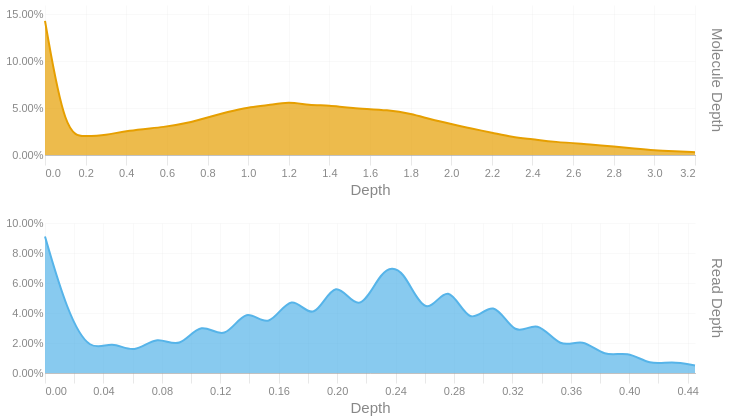

The notebook cell this image was saved under:
### Code cell
readdep = depth_hist(tb['Read Depth'], q99, 3)
readdep = readdep.with_columns(pl.lit('Read Depth').alias('Metric'))
if not SKIPLR:
    moldep = depth_hist(tb['Molecule Depth'], mol_q99, 1)
    moldep = moldep.with_columns(pl.lit('Molecule Depth').alias('Metric'))
    _hist = pl.concat([readdep, moldep])
    _hist = _hist.filter(pl.col('Proportion') != 0)
    with SafeRender(_hist):
        (
            alt.Chart(_hist)        
            .mark_area(interpolate = "basis")
            .encode(
                x=alt.X('Bin:Q').scale(domainMin=0).axis(alt.Axis(title='Depth')),
                y = alt.Y('Proportion:Q', title = None).axis(format = '.2%'),
                color = alt.Color('Metric:N').legend(None),
                row = alt.Row("Metric:N").header(title = None, labelOrient = 'right'),
                tooltip = [
                    alt.Tooltip("Metric:N", title = "Metric"),
                    alt.Tooltip('Interval:N', title = "Depth Interval"),
                    alt.Tooltip('Proportion:Q', title = "% Alignments").format('.2%')
                ]
            )
            .resolve_scale(x='independent', y='independent')
            .properties(
                height = 150, width = 650,
                usermeta={'embedOptions': {'downloadFileName': f'{samplename}.depth.hist'}}
            )
        ).display()
else:
    readdep = readdep.filter(pl.col('Proportion') != 0)
    with SafeRender(readdep):
        (
            alt.Chart(readdep)        
            .mark_area(interpolate = "basis")
            .encode(
                x=alt.X('Bin:Q').scale(domainMin=0).axis(alt.Axis(title='Depth')),
                y = alt.Y('Proportion:Q', title = None).axis(format = '.2%'),
                tooltip = [
                    alt.Tooltip('Interval:N', title = "Depth Interval"),
                    alt.Tooltip('Proportion:Q', title = "% Alignments").format('.2%')
                ]
            )
            .properties(
                usermeta={'embedOptions': {'downloadFileName': f'{samplename}.depth.hist'}}
            )
        ).display()

### Figure 1 — Vega-Lite specification as saved in the notebook (floating-point values rounded to 4 significant figures)
{"width": 650, "height": 150, "config": {"title": {"anchor": "start", "dy": -15, "fontSize": 18, "color": "#888888", "subtitleColor": "#888888", "subtitleFontSize": 14}, "arc": {"fill": "#0072B2"}, "axis": {"domainColor": "#888888", "domainWidth": 0.5, "gridWidth": 0.2, "grid": false, "titleFontWeight": 400, "titleFontSize": 15, "labelFontSize": 11, "labelColor": "#888888", "tickColor": "#888888", "tickWidth": 0.2, "titleColor": "#888888"}, "axisBand": {"grid": false}, "axisX": {"grid": true, "tickSize": 10, "domainCap": "round"}, "axisY": {"domain": false, "grid": true, "tickSize": 0, "domainCap": "round"}, "background": "transparent", "header": {"labelFontSize": 15, "labelColor": "#888888", "titleFontSize": 15, "titleFontWeight": 600, "titleColor": "#888888"}, "legend": {"labelFont": "sans-serif", "labelFontSize": 12, "labelColor": "#888888", "symbolSize": 100, "symbolType": "circle", "titleFontSize": 12, "titlePadding": 10, "titleColor": "#888888", "title": null}, "range": {"category": ["#E69F00", "#56B4E9", "#009E73", "#F0E442", "#0072B2", "#D55E00", "#CC79A7", "#000000"], "diverging": ["#cfe8f3", "#a2d4ec", "#73bfe2", "#46abdb", "#1696d2", "#12719e"]}, "area": {"fill": "#0072B2", "fillOpacity": 0.7, "line": true, "strokeOpacity": 0.7}, "line": {"color": "#0072B2", "stroke": "#0072B2", "strokeWidth": 2}, "trail": {"color": "#0072B2", "stroke": "#0072B2", "strokeWidth": 0, "size": 1}, "point": {"filled": true, "fillOpacity": 1.0, "size": 95}, "text": {"color": "#888888", "fontSize": 11, "align": "right", "fontWeight": 400, "size": 11}, "bar": {"fill": "#0072B2", "stroke": null}, "view": {"stroke": null, "continuousWidth": 660, "continuousHeight": 400}}, "data": {"name": "data-9b77c41191ed66c2dba0645c0f35e61c"}, "mark": {"type": "area", "interpolate": "basis"}, "encoding": {"color": {"field": "Metric", "legend": null, "type": "nominal"}, "row": {"field": "Metric", "header": {"title": null, "labelOrient": "right"}, "type": "nominal"}, "tooltip": [{"field": "Metric", "title": "Metric", "type": "nominal"}, {"field": "Interval", "title": "Depth Interval", "type": "nominal"}, {"field": "Proportion", "format": ".2%", "title": "% Alignments", "type": "quantitative"}], "x": {"axis": {"title": "Depth"}, "field": "Bin", "scale": {"domainMin": 0}, "type": "quantitative"}, "y": {"axis": {"format": ".2%"}, "field": "Proportion", "title": null, "type": "quantitative"}}, "resolve": {"scale": {"x": "independent", "y": "independent"}}, "usermeta": {"embedOptions": {"downloadFileName": "TF26LRJL0059_50B_L_10484332_23Y22YLT4_L7.depth.hist"}}, "$schema": "https://vega.github.io/schema/vega-lite/v6.4.1.json", "datasets": {"data-9b77c41191ed66c2dba0645c0f35e61c": [{"Bin": 0.0, "Interval": "0.0-0.015", "Proportion": 0.091, "Metric": "Read Depth"}, {"Bin": 0.015, "Interval": "0.015-0.031", "Proportion": 0.041, "Metric": "Read Depth"}, {"Bin": 0.031, "Interval": "0.031-0.046", "Proportion": 0.013, "Metric": "Read Depth"}, {"Bin": 0.046, "Interval": "0.046-0.061", "Proportion": 0.022, "Metric": "Read Depth"}, {"Bin": 0.061, "Interval": "0.061-0.077", "Proportion": 0.012, "Metric": "Read Depth"}, {"Bin": 0.077, "Interval": "0.077-0.092", "Proportion": 0.026, "Metric": "Read Depth"}, {"Bin": 0.092, "Interval": "0.092-0.107", "Proportion": 0.015, "Metric": "Read Depth"}, {"Bin": 0.107, "Interval": "0.107-0.123", "Proportion": 0.036, "Metric": "Read Depth"}, {"Bin": 0.123, "Interval": "0.123-0.138", "Proportion": 0.02, "Metric": "Read Depth"}, {"Bin": 0.138, "Interval": "0.138-0.153", "Proportion": 0.046, "Metric": "Read Depth"}, {"Bin": 0.153, "Interval": "0.153-0.169", "Proportion": 0.027, "Metric": "Read Depth"}, {"Bin": 0.169, "Interval": "0.169-0.184", "Proportion": 0.056, "Metric": "Read Depth"}, {"Bin": 0.184, "Interval": "0.184-0.199", "Proportion": 0.031, "Metric": "Read Depth"}, {"Bin": 0.199, "Interval": "0.199-0.215", "Proportion": 0.067, "Metric": "Read Depth"}, {"Bin": 0.215, "Interval": "0.215-0.23", "Proportion": 0.036, "Metric": "Read Depth"}, {"Bin": 0.23, "Interval": "0.23-0.245", "Proportion": 0.07, "Metric": "Read Depth"}, {"Bin": 0.245, "Interval": "0.245-0.261", "Proportion": 0.072, "Metric": "Read Depth"}, {"Bin": 0.261, "Interval": "0.261-0.276", "Proportion": 0.033, "Metric": "Read Depth"}, {"Bin": 0.276, "Interval": "0.276-0.291", "Proportion": 0.064, "Metric": "Read Depth"}, {"Bin": 0.291, "Interval": "0.291-0.307", "Proportion": 0.028, "Metric": "Read Depth"}, {"Bin": 0.307, "Interval": "0.307-0.322", "Proportion": 0.052, "Metric": "Read Depth"}, {"Bin": 0.322, "Interval": "0.322-0.337", "Proportion": 0.022, "Metric": "Read Depth"}, {"Bin": 0.337, "Interval": "0.337-0.353", "Proportion": 0.037, "Metric": "Read Depth"}, {"Bin": 0.353, "Interval": "0.353-0.368", "Proportion": 0.015, "Metric": "Read Depth"}, {"Bin": 0.368, "Interval": "0.368-0.383", "Proportion": 0.024, "Metric": "Read Depth"}, {"Bin": 0.383, "Interval": "0.383-0.399", "Proportion": 0.01, "Metric": "Read Depth"}, {"Bin": 0.399, "Interval": "0.399-0.414", "Proportion": 0.015, "Metric": "Read Depth"}, {"Bin": 0.414, "Interval": "0.414-0.429", "Proportion": 0.005, "Metric": "Read Depth"}, {"Bin": 0.429, "Interval": "0.429-0.445", "Proportion": 0.008, "Metric": "Read Depth"}, {"Bin": 0.445, "Interval": "0.445-0.46", "Proportion": 0.005, "Metric": "Read Depth"}, {"Bin": 0.0, "Interval": "0.0-0.1", "Proportion": 0.143, "Metric": "Molecule Depth"}, {"Bin": 0.1, "Interval": "0.1-0.2", "Proportion": 0.02, "Metric": "Molecule Depth"}, {"Bin": 0.2, "Interval": "0.2-0.3", "Proportion": 0.02, "Metric": "Molecule Depth"}, {"Bin": 0.3, "Interval": "0.3-0.4", "Proportion": 0.021, "Metric": "Molecule Depth"}, {"Bin": 0.4, "Interval": "0.4-0.6", "Proportion": 0.026, "Metric": "Molecule Depth"}, {"Bin": 0.6, "Interval": "0.6-0.7", "Proportion": 0.03, "Metric": "Molecule Depth"}, {"Bin": 0.7, "Interval": "0.7-0.8", "Proportion": 0.034, "Metric": "Molecule Depth"}, {"Bin": 0.8, "Interval": "0.8-0.9", "Proportion": 0.04, "Metric": "Molecule Depth"}, {"Bin": 0.9, "Interval": "0.9-1.0", "Proportion": 0.046, "Metric": "Molecule Depth"}, {"Bin": 1.0, "Interval": "1.0-1.1", "Proportion": 0.051, "Metric": "Molecule Depth"}, {"Bin": 1.1, "Interval": "1.1-1.2", "Proportion": 0.053, "Metric": "Molecule Depth"}, {"Bin": 1.2, "Interval": "1.2-1.3", "Proportion": 0.057, "Metric": "Molecule Depth"}, {"Bin": 1.3, "Interval": "1.3-1.4", "Proportion": 0.053, "Metric": "Molecule Depth"}, {"Bin": 1.4, "Interval": "1.4-1.5", "Proportion": 0.053, "Metric": "Molecule Depth"}, {"Bin": 1.5, "Interval": "1.5-1.7", "Proportion": 0.05, "Metric": "Molecule Depth"}, {"Bin": 1.7, "Interval": "1.7-1.8", "Proportion": 0.048, "Metric": "Molecule Depth"}, {"Bin": 1.8, "Interval": "1.8-1.9", "Proportion": 0.044, "Metric": "Molecule Depth"}, {"Bin": 1.9, "Interval": "1.9-2.0", "Proportion": 0.038, "Metric": "Molecule Depth"}, {"Bin": 2.0, "Interval": "2.0-2.1", "Proportion": 0.033, "Metric": "Molecule Depth"}, {"Bin": 2.1, "Interval": "2.1-2.2", "Proportion": 0.028, "Metric": "Molecule Depth"}, {"Bin": 2.2, "Interval": "2.2-2.3", "Proportion": 0.024, "Metric": "Molecule Depth"}, {"Bin": 2.3, "Interval": "2.3-2.4", "Proportion": 0.019, "Metric": "Molecule Depth"}, {"Bin": 2.4, "Interval": "2.4-2.5", "Proportion": 0.017, "Metric": "Molecule Depth"}, {"Bin": 2.5, "Interval": "2.5-2.7", "Proportion": 0.014, "Metric": "Molecule Depth"}, {"Bin": 2.7, "Interval": "2.7-2.8", "Proportion": 0.011, "Metric": "Molecule Depth"}, {"Bin": 2.8, "Interval": "2.8-2.9", "Proportion": 0.009, "Metric": "Molecule Depth"}, {"Bin": 2.9, "Interval": "2.9-3.0", "Proportion": 0.007, "Metric": "Molecule Depth"}, {"Bin": 3.0, "Interval": "3.0-3.1", "Proportion": 0.005, "Metric": "Molecule Depth"}, {"Bin": 3.1, "Interval": "3.1-3.2", "Proportion": 0.004, "Metric": "Molecule Depth"}, {"Bin": 3.2, "Interval": "3.2-3.32", "Proportion": 0.003, "Metric": "Molecule Depth"}]}}
